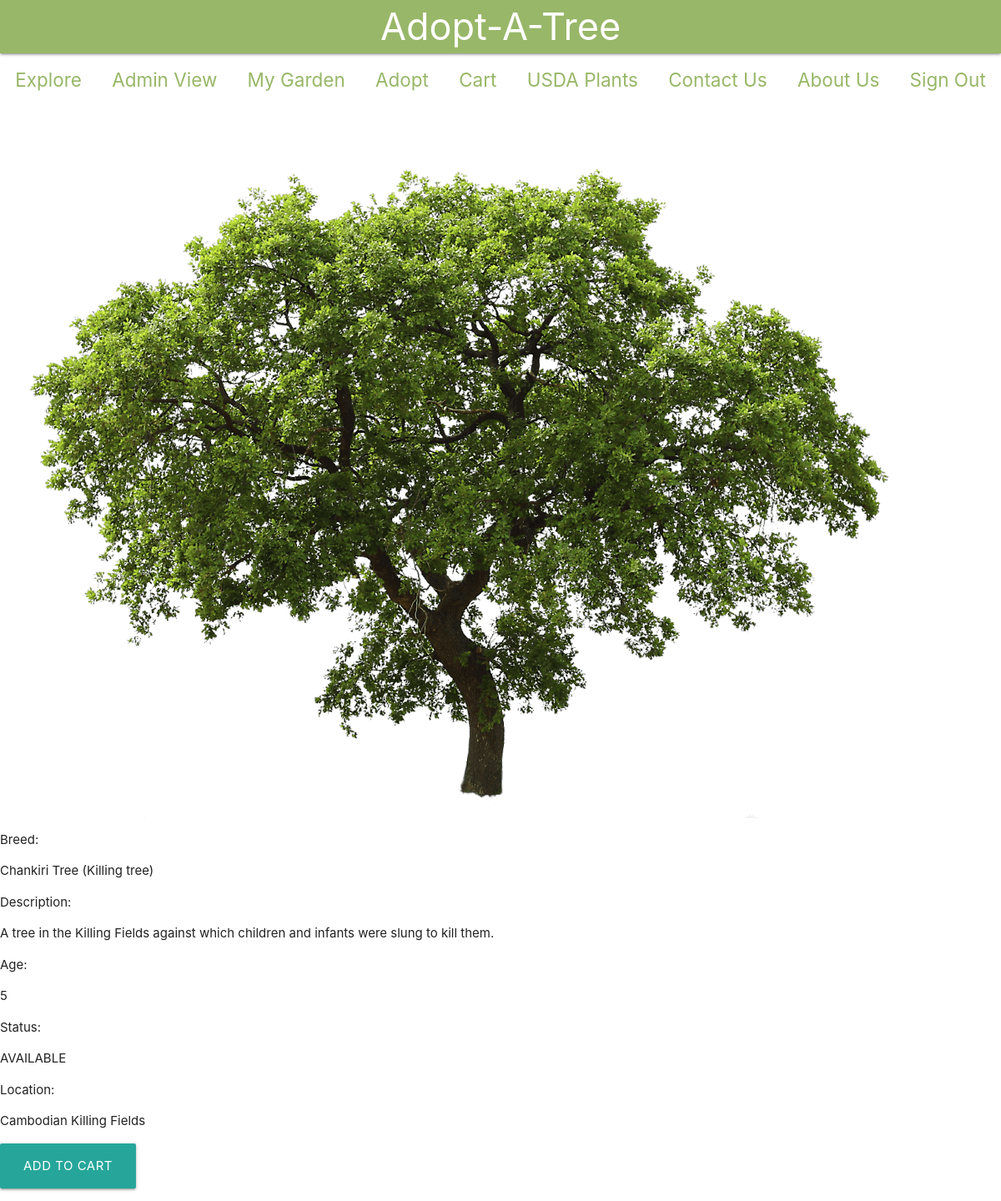
The page /auth/main/adopt/691 (signed in) on the database as committed earlier.
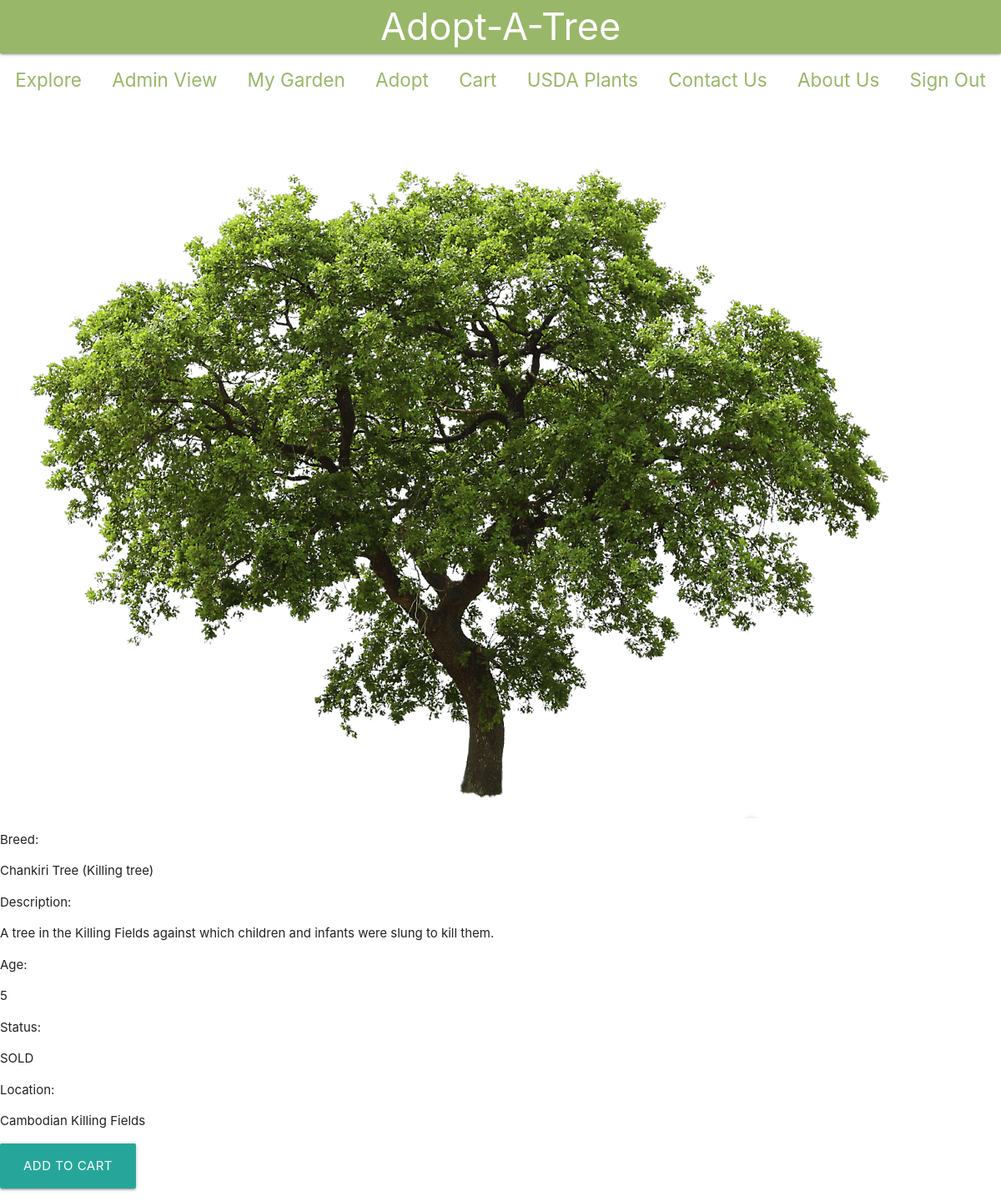
The same page on the database as committed later.
### main/models.py (models this page shows)
class Trees(models.Model):
    tree_type_id = models.ForeignKey(TreeType, on_delete=models.CASCADE)
    age = models.IntegerField()
    location = models.CharField(max_length=250)
    AVAILABLE = 'AVAILABLE'
    SOLD = 'SOLD'
    PENDING = 'PENDING'
    STATUS_CHOICES = (
        (AVAILABLE, 'Available'),
        (PENDING, 'Sold'),
        (SOLD, 'Pending'),
    )
    status = models.CharField(
        max_length = 9,
        choices = STATUS_CHOICES,
        default = AVAILABLE
    )

class TreeType(models.Model):
    breed = models.CharField(max_length=250, unique=True)
    description = models.CharField(max_length=250)

### main/views.py (the view, shortened to what this page needs)
# urls.py: path('adopt/<int:trees_id>', views.specificTree, name='specificTree'),
@csrf_exempt
def specificTree(request, trees_id):
    if request.user.is_authenticated is False:
        return HttpResponse('User unauthorized.', status=401)
    if request.method == 'GET':
        tree = Trees.objects.get(id=trees_id)
        location = tree.location # TreeAddress.objects.get(trees_id=tree)
        return render(request, 'main/specificTree.html', {'tree' : tree, 'location': location}, status=200)
    elif request.method == 'DELETE':
        tree = Trees.objects.get(id=trees_id)
        tree.delete()
        return HttpResponse('Tree successfully deleted', status=200)

### templates/main/specificTree.html (shortened to what this page needs)
{% load static from staticfiles %}
 <link rel="stylesheet" href="https://cdnjs.cloudflare.com/ajax/libs/materialize/1.0.0/css/materialize.min.css">
 <link rel="stylesheet" href="{% static 'specifictree.css' %}">
<nav>
    <div class="nav-wrapper">
        <a href="#!" class="brand-logo center">Adopt-A-Tree</a>
    </div>
</nav>
<div class="navbar">
    <ul id="nav-mobile">
        <li><a href="/explore">Explore</a></li>
        <li><a href="/adminview">Admin View</a></li>
        <li><a href="/profile">My Garden</a></li>
        <li><a href="/adopt">Adopt</a></li>
        <li><a href="/cart">Cart</a></li>
        <li><a href="/main/displayplants">USDA Plants</a></li>
        <li><a href="/main/contactus">Contact Us</a></li>
        <li><a href="/main/aboutus">About Us</a></li>
        <li><a href="/auth/signout">Sign Out</a></li>
    </ul>
</div>
{% if tree and location %}
    <div>
        <div class="alldetails">
            <div class="imgtreediv">
                <img class="imgtree" src="/static/img/tree.png" alt="tree"/>
            </div>
            <div class="alldata">
                <ul>
                    <li>Breed: <p>{{ tree.tree_type_id.breed }} </p> </li>
                    <li>Description: <p>{{ tree.tree_type_id.description }}</p></li>
                    <li>Age: <p>{{ tree.age }}</p></li>
                    <li>Status: <p>{{ tree.status }}</p></li>
                    <li>Location: <p>{{location}}</p></li>
                </ul>
            </div>
        </div>
        <form action="/adopt/{{tree.id}}" method="post">
            <input type="submit" class="btn-large" value="Add to Cart">
        </form>
    </div>
{% else %}
    No tree on this page
{% endif %}

### assets/specifictree.css (style rules this page uses)
.nav-wrapper { background-color: #98B768; color: white; margin: auto; padding: 0; }
.nav-wrapper a { color: white; font-size: 3rem; }
.navbar { align-content: center; margin: auto; padding: 0; padding-bottom: 2rem; }
.navbar ul a { color: #98B768; font-size: 1.5rem; }
.navbar ul { display: flex; flex-direction: row; flex-wrap: wrap; margin: auto; padding: 0; align-content: center; text-align: center; align-items: center }
.navbar ul li { text-align: center; padding: 1rem; align-content: center; align-self: center; margin: auto; }
nav { background-color: #98B768; }

Rows that differ between the two databases and show on the page:
changed Trees "Cambodian Killing Fields": status "AVAILABLE" → "SOLD"
